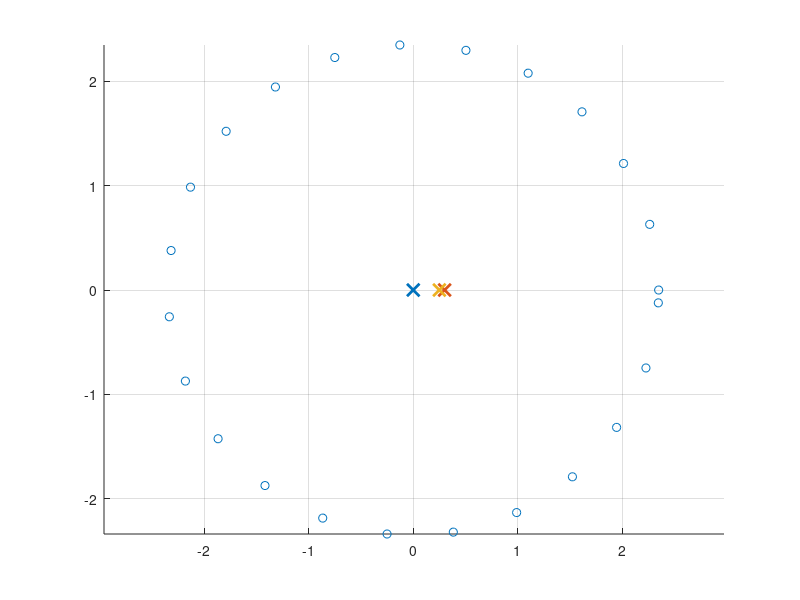

Here is the MATLAB script that generated this plot: (Note: this script raises an error after producing the figure.)
clf
close all
clear
%% Find 
r = 2.35; %m
xc = 0;   %center x
yc = 0;   %center y

n_meas = 24;

theta = linspace(0,2*pi-((3*pi)/180),n_meas); %if n_meas is 120
%theta = linspace(0,2*pi,n_meas);                %if n_meas is 121
x = r*cos(theta) + xc;
y = r*sin(theta) + yc;

mic_xyz = cat(1, x, y, zeros(1, n_meas));

OS1 = [0.0,0,0];
OS2 = [0.3,0,0];
OS3 = [0.25,0,0];

OS_xyz = cat(1, OS1, OS2, OS3);
n_source_OS = 3;

figure(2)
scatter(x,y)
hold on
plot(OS1(1),OS1(2), 'x', 'LineWidth', 2, 'MarkerSize', 9);
plot(OS2(1),OS2(2), 'x', 'LineWidth', 2, 'MarkerSize', 9);
plot(OS3(1),OS3(2), 'x', 'LineWidth', 2, 'MarkerSize', 9);
grid
axis equal
hold off

r_OS = EDcalcdist(OS_xyz, mic_xyz.');
r_OS1 = r_OS(1,:);
r_OS2 = r_OS(2,:);
r_OS3 = r_OS(3,:);
% r_ES_OS = r_ES_OS(1:2,:);

samplemethod = 2;

% Generate discrete-time IRs
% Exact arrival times
cair = 343;

% Approach 1: round to nearest discrete time-sample
fs = 48000;

ir_OS = find_IR(r_OS, n_meas,n_source_OS,samplemethod,cair,fs);

% Simulated Input q_sim
q_OS = zeros(length(ir_OS),n_source_OS);
q_OS(20,1) = 1;
q_OS(22,2) = 0.6;
q_OS(16,3) = 1.2;

%Simulated Output y_sim
n_steps = length(q_OS);
y_OS = zeros(n_steps,n_meas);
h_length = length(ir_OS);

for ii =1:length(q_OS)
    for jj = 1:n_source_OS
        for kk = 1:n_meas
            flippedx = ir_OS(ii:-1:max([1 ii-h_length+1]),jj,kk);
            lengthflippedx = length(flippedx);
            if lengthflippedx < h_length
              flippedx = [flippedx;zeros(h_length-lengthflippedx,1)];
            end
            y_OS(ii,kk) = y_OS(ii,kk) + sum(flippedx.*q_OS(:,jj));
            
        end
    end
end

%Find the IR signal of the estimatet sources q_ES

ES1 = [0.0,0,0];
ES2 = [0.3,0,0];
ES3 = [0.25,0,0];
ES4 = [0.4,0,0];
ES5 = [0.35,0,0];

%ES_xyz = cat(1, ES1, ES2, ES3);
ES_xyz = cat(1, ES1, ES2, ES3, ES4, ES5);
n_source_ES = 5;

r_ES = EDcalcdist(ES_xyz, mic_xyz.');

ir_ES = find_IR(r_ES, n_meas,n_source_ES,samplemethod,cair,fs);

xinput = ir_ES;
n_steps = length(xinput);
h_length = 2e2;
% h_length = length(ir);
h_startestimate = zeros(h_length,n_source_OS);
%youtput = y_OS;
youtput = cat(1, y_OS, zeros(length(xinput)-length(y_OS),n_meas));
%youtput = youtput + 0.001*randn(size(youtput));
convfactor = 0.00114;

[q_ES,errorhistory] = MC_LMS_Ncoeffs(xinput,youtput,n_source_ES,n_meas,h_length,convfactor,n_steps);
totalerrorhistory = errorhistory(end,:);

i = 60;

while i > 0
    [q_ES,errorhistory] = MC_LMS_Ncoeffs(xinput,youtput,n_source_ES,n_meas,h_length,convfactor,n_steps,q_ES);
    totalerrorhistory = [totalerrorhistory; errorhistory(end,:)];
    i = i-1;
end
figure(7)
semilogy(abs(totalerrorhistory))
title('errorhist')
grid

 figure(8)
 plot(q_OS(:,1),'k');
 title('q_{sim} vs. q_{est}')
 hold on
 grid
 plot(q_ES(:,1),'--')
 legend('q_{sim}', 'q_{est}')
 
 figure(18)
 plot(q_OS(:,2),'k');
 title('q_{sim} vs. q_{est}')
 hold on
 grid
 plot(q_ES(:,2),'--')
 legend('q_{sim}', 'q_{est}')
 
 figure(28)
 plot(q_OS(:,3),'k');
 title('q_{sim} vs. q_{est}')
 hold on
 grid
 plot(q_ES(:,3),'--')
 legend('q_{sim}', 'q_{est}')

y_est_2_len = contwo(q_ES, ir_ES);
y_est_2 = zeros(length(y_est_2_len), n_meas);
for i = 1:n_meas
    for j = 1:n_source_OS
        y_est_2(:,i) = y_est_2(:,i) + contwo(q_ES(:,j), ir_ES(:,j,i));
    end
end

y_est_1 = zeros(length(youtput), n_meas);
for ii =1:n_steps
    for kk = 1:n_meas
        for jj = 1:n_source_ES
        
            flippedx = ir_ES(ii:-1:max([1 ii-h_length+1]),jj,kk);
            lengthflippedx = length(flippedx);
            if lengthflippedx < h_length
              flippedx = [flippedx;zeros(h_length-lengthflippedx,1)];
            end
            y_est_1(ii,kk) = y_est_1(ii,kk) + sum(flippedx.*q_ES(:,jj));
            
        end
    end
end
nfft = 4096;
fvec = fs/nfft*[0:nfft/2-1];
froutput = fft(youtput(:,1),nfft); 
froutput = froutput(1:nfft/2);
frest = fft(y_est_1(:,1),nfft); 
frest = frest(1:nfft/2);

figure(9)
% plot(lowpass(y_est_1(:,1),7000,48000))
plot(y_est_1(:,20),'-k')
xlim([200 800])
hold on
title('y_{est} vs y_{real}')
plot(youtput(:,20),'--')
legend('y_{est}','y_{real}')

figure(10)
semilogx(fvec,20*log10(abs(froutput)),fvec,20*log10(abs(frest)),'o' )
legend('froutput','frest')
grid

figure(11)
plot(y_est_1)
title('y_{est1}')
figure(12)
plot(y_est_2)
title('y_{est2}')
%xlim([200 600])
figure(13)
plot(y_OS)
title('y_{sim1}')
%xlim([200 600])
% figure(14)
% plot(y_sim_2)
% title('y_{sim2}')
% %xlim([200 600])